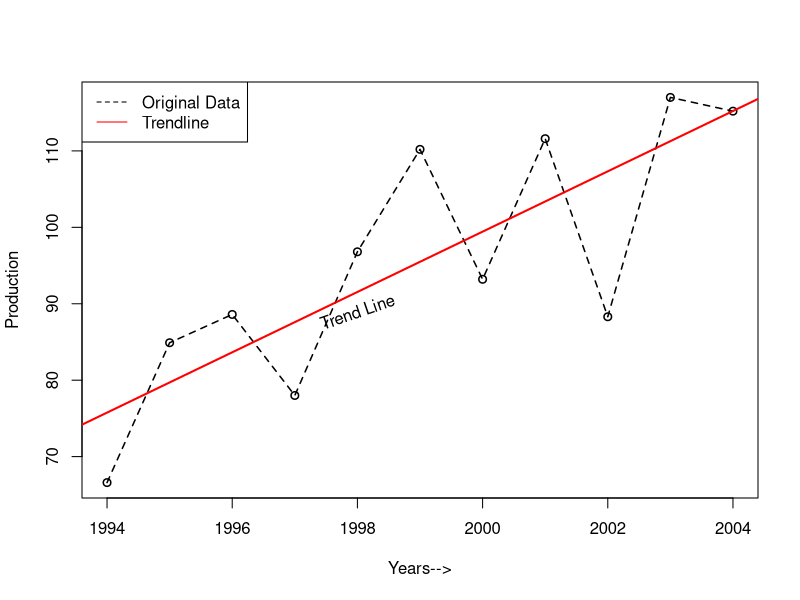

R code for this plot:
#Page No. 2.12
rm(list=ls(all=T))
year<-1994:2004
y<-c(66.6,84.9,88.6,78,96.8,110.2,93.2,111.6,88.3,117,115.2)
fit<-lm(y~year)
y_est<-fitted(fit)
df<-data.frame(year,y,y_est)
df
plot(year,y,xlab="Years-->",ylab="Production",type="o",lty=2,lwd=1.5)
abline(fit,col="red",lwd=2)
text(1998,89,"Trend Line",srt=19)
legend("topleft",legend=c("Original Data","Trendline"),col=c("black","red"),lty=c(2,1))
y_est_2005<-fit$coefficients[[1]]+fit$coefficients[[2]]*2005
y_est_2005
y_est_2006<-fit$coefficients[[1]]+fit$coefficients[[2]]*2006
y_est_2006
trend_elimation<-data.frame("Year"=year,"Additive Model"=fit$residuals,"Multip_Model"=y/y_est)
trend_elimation
#"The answer may slightly vary due to rounding off values."   
